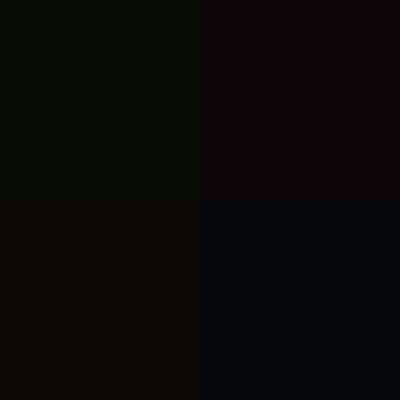
Frame 1 (no input)
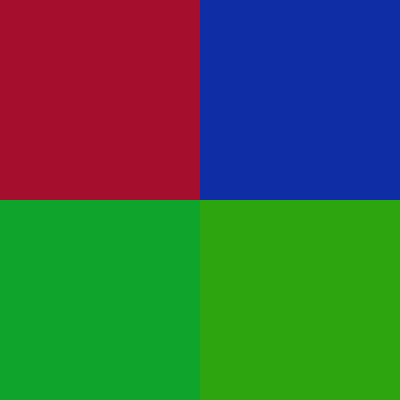
Frame 60 (the mouse pressed at the canvas centre just before this capture)
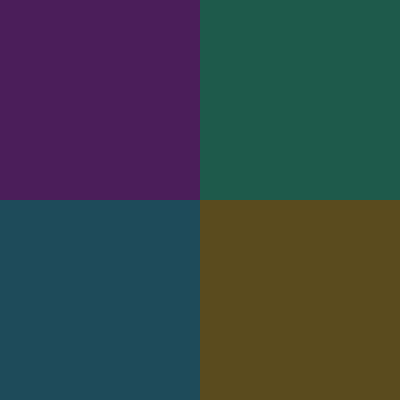
Frame 120 (the mouse held since frame 60 and released just before this capture)

The Processing sketch that drew these frames (run headless with seeded random() and noise(); from frame 60 on, the mouse is pressed at the canvas centre):

// Processing sketch: BackgroundcycledrawDancefloor
// ── BackgroundcycledrawDancefloor.pde
int colour1=0;
int colour2=0;
int colour3=0;

void setup(){
  size(400,400);
  frameRate(24);
  noStroke();
  
}
void draw(){
  colour1+=5;
  colour2+=7;
  colour3+=13;
  if(colour1>255){
    colour1-=255;
  }
  if(colour2>255){
    colour2-=255;
  }
  if(colour3>255){
    colour3-=255;
  }
  background(colour1,colour2,colour3);
  fill(colour2,colour3,colour1);
  rect(0,0,200,200);
  fill(colour3,colour1,colour2);
  rect(200,0,200,200);
  fill(colour3,colour2,colour1);
  rect(0,200,200,200);
}
